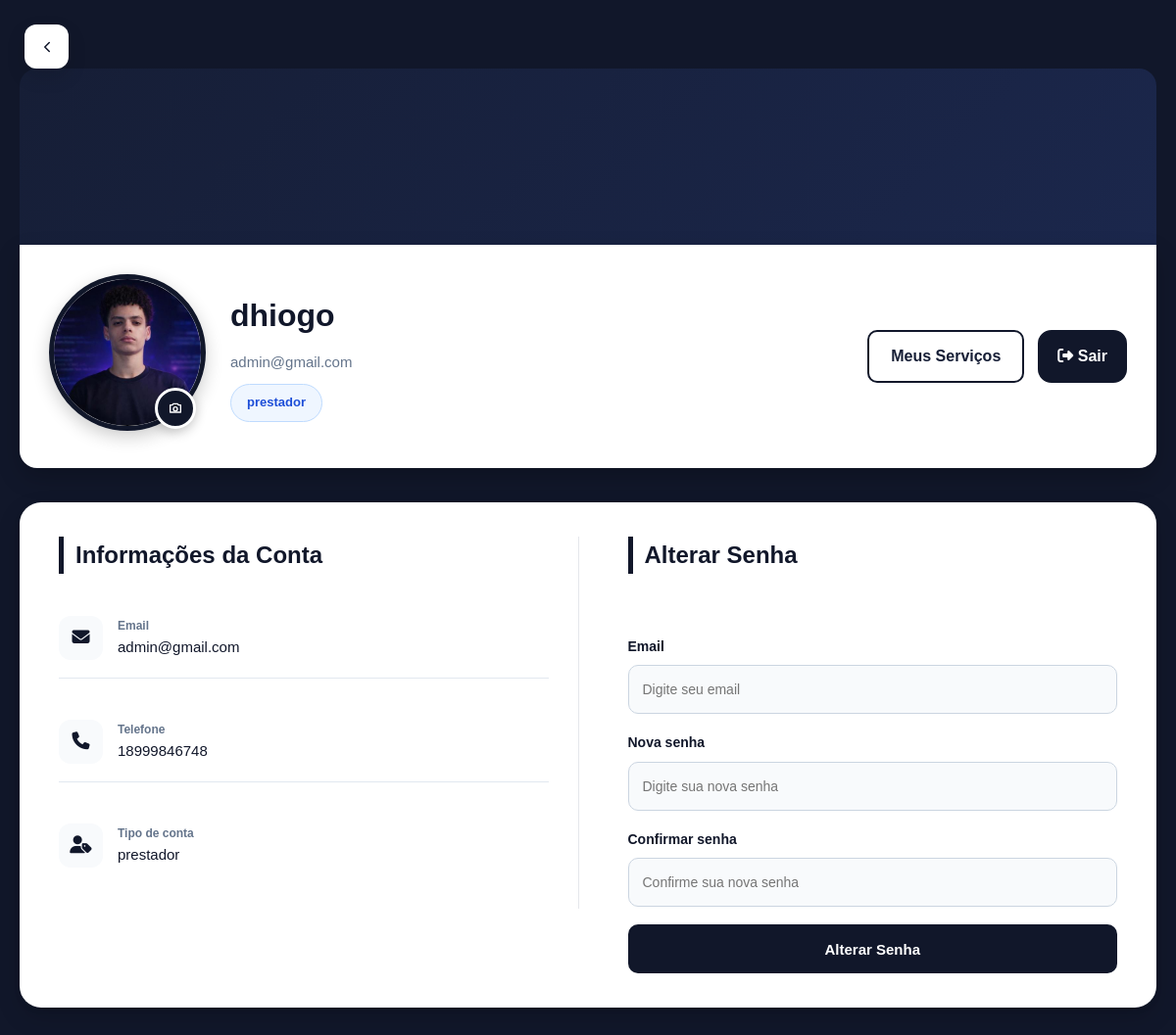
/frontend/public/perfil.php (signed in), run on the app's committed database.
### tables this page shows
CREATE TABLE `usuarios` (
  `id` int(11) NOT NULL,
  `nome` varchar(100) NOT NULL,
  `email` varchar(255) NOT NULL,
  `senha` varchar(255) NOT NULL,
  `telefone` varchar(20) DEFAULT NULL,
  `tipo` enum('cliente','prestador','admin') DEFAULT 'cliente',
  `criado_em` timestamp NOT NULL DEFAULT current_timestamp(),
  `foto` varchar(255) DEFAULT NULL
);

### backend/app/models/UsuarioModel.php (called while the page is built, shortened)
<?php
class UsuarioModel {
    private $pdo;
    public function __construct(PDO $pdo){
        $this->pdo = $pdo;
    }
    public function buscarUsuario($id){
        $stmt = $this->pdo->query("SELECT * FROM usuarios WHERE id = $id");
        return $stmt->fetch(PDO::FETCH_ASSOC);
    }
}

### backend/app/controllers/UsuarioController.php (called while the page is built, shortened)
<?php
require_once "C:/Turma2/xampp/htdocs/catalogo-servicos/backend/app/models/UsuarioModel.php";
class UsuarioController {
    private $usuarioModel;
    public function __construct($pdo) {
        $this->usuarioModel = new UsuarioModel($pdo);
    }
    public function buscarUsuario($id){
        $usuario = $this->usuarioModel->buscarUsuario($id);
        return $usuario;
    }
}

### frontend/public/perfil.php (the view, shortened to what this page needs)
<?php
require_once "C:/Turma2/xampp/htdocs/catalogo-servicos/backend/app/database/database.php";
require_once "C:/Turma2/xampp/htdocs/catalogo-servicos/backend/app/controllers/UsuarioController.php";
$usuarioId = $_SESSION['usuario']['id'];
$usuarioController = new UsuarioController($pdo);
$usuario = $usuarioController->buscarUsuario($usuarioId);
?>
<!DOCTYPE html>
<html lang="pt-br">
<head>
    <link rel="stylesheet" href="https://cdnjs.cloudflare.com/ajax/libs/font-awesome/6.5.0/css/all.min.css">
    <link
        rel="stylesheet"
        href="css/perfil.css">
</head>
<body>
    <a href="home.php" class="btn-back">
        <svg
            class="icon-back"
            viewBox="0 0 24 24"
            fill="none">
            <path
                d="M15 18l-6-6 6-6"
                stroke="currentColor"
                stroke-width="2"
                stroke-linecap="round"
                stroke-linejoin="round" />
        </svg>
    </a>
    <div class="container">
        <div class="banner"></div>
        <div class="profile-bar">
            <div class="profile-left">
                <div class="avatar-wrap">
                    <img
                        class="avatar"
                        src="<?= !empty($usuario['foto']) ? $usuario['foto'] : '../img/user.jpg' ?>"
                        alt="Foto de perfil">
                    <form
                        method="POST"
                        enctype="multipart/form-data"
                        class="foto-form">
                        <label
                            for="foto"
                            class="camera-btn">
                            <svg
                                xmlns="http://www.w3.org/2000/svg"
                                width="16"
                                height="16"
                                fill="none"
                                viewBox="0 0 24 24">
                                <path
                                    d="M4 7h3l2-2h6l2 2h3v11H4V7z"
                                    stroke="currentColor"
                                    stroke-width="2"
                                    stroke-linecap="round"
                                    stroke-linejoin="round" />
                                <circle
                                    cx="12"
                                    cy="13"
                                    r="3"
                                    stroke="currentColor"
                                    stroke-width="2" />
                            </svg>
                        </label>
                    </form>
                </div>
                <div class="profile-info">
                    <div class="name">
                        <?= htmlspecialchars($usuario['nome']) ?>
                    </div>
                    <div class="meta">
                        <?= htmlspecialchars($usuario['email']) ?>
                    </div>
                    <div class="tags">
                        <span class="badge badge-tipo">
                            <?= htmlspecialchars($usuario['tipo']) ?>
                        </span>
                    </div>
                </div>
            </div>
           <div class="profile-actions">
    <?php if ($usuario['tipo'] === 'prestador'): ?>
        <a
            href="Prestador/servicos/meus-servicos.php"
            class="btn-servicos">
            Meus Serviços
        </a>
    <?php endif; ?>
   <a href="logout.php" class="btn-logout">
    <i class="fa-solid fa-right-from-bracket"></i>
    Sair
</a>
</div>
        </div>
<div class="grid">
    <div class="card card-perfil">
    <div class="card-esquerdo">
        <div class="card-title">
            <h2>Informações da Conta</h2>
        </div>
        <div class="info-row">
            <div class="info-icon">
        <i class="fa-solid fa-envelope"></i>
    </div>
            <div>
                <div class="info-label">
                    Email
                </div>
                <div class="info-val">
                    <?= htmlspecialchars($usuario['email']) ?>
                </div>
            </div>
        </div>
        <div class="info-row">
            <div class="info-icon">
        <i class="fa-solid fa-phone"></i>
    </div>
            <div>
                <div class="info-label">
                    Telefone
                </div>
                <div class="info-val">
                    <?= htmlspecialchars($usuario['telefone']) ?>
                </div>
            </div>
        </div>
        <div class="info-row">
            <div class="info-icon">
        <i class="fa-solid fa-user-tag"></i>
    </div>
            <div>
                <div class="info-label">
                    Tipo de conta
                </div>
                <div class="info-val">
                    <?= htmlspecialchars($usuario['tipo']) ?>
                </div>
            </div>
        </div>
        </div>
<div class="card-direito">
        <div class="card-title">
            <h2>Alterar Senha</h2>
        </div>
        <form
            method="POST"
            class="form-senha">
            <div class="input-group">
                <label>Email</label>
                <input
                    type="email"
                    name="email"
                    placeholder="Digite seu email"
                    required>
            </div>
            <div class="input-group">
                <label>Nova senha</label>
                <input
                    type="password"
                    name="nova_senha"
                    placeholder="Digite sua nova senha"
                    required>
            </div>
            <div class="input-group">
                <label>Confirmar senha</label>
                <input
                    type="password"
                    name="confirmar_senha"
                    placeholder="Confirme sua nova senha"
                    required>
            </div>
            <button
                type="submit"
                name="alterar_senha"
                class="btn-salvar">
                Alterar Senha
            </button>
        </form>
    </div>
    </div>
</div>
    </div>
</body>
</html>

### frontend/public/css/perfil.css (style rules this page uses)
*, *::before, *::after { box-sizing: border-box; margin: 0; padding: 0; }
body { font-family: "Poppins", sans-serif; background: #11172a; color: #fff; line-height: 1.6; }
.btn-back { position: fixed; top: 25px; left: 25px; display: flex; align-items: center; justify-content: center; width: 45px; height: 45px; border-radius: 12px; background: #fff; color: #11172a; text-decoration: none; transition: 0.3s; z-index: 9999; box-shadow: 0 8px 20px rgba(0,0,0,.12); }
.icon-back { width: 18px; height: 18px; }
.container { max-width: 1500px; margin: 50px auto; padding: 20px; }
.banner { height: 180px; background: linear-gradient( 135deg, #161e36, #1b274c ); border-radius: 18px 18px 0 0; }
.profile-bar { background: #fff; border-radius: 0 0 18px 18px; padding: 30px; display: flex; align-items: center; justify-content: space-between; flex-wrap: wrap; gap: 30px; box-shadow: 0 10px 25px rgba(0,0,0,0.2); }
.profile-left { display: flex; align-items: center; gap: 25px; flex-wrap: wrap; }
.avatar-wrap { position: relative; }
.avatar { width: 160px; height: 160px; border-radius: 50%; object-fit: cover; border: 5px solid #11172a; box-shadow: 0 6px 18px rgba(0,0,0,0.2); }
.profile-info { display: flex; flex-direction: column; gap: 10px; }
.name { font-size: 32px; font-weight: 700; color: #11172a; }
.meta { font-size: 15px; color: #64748b; }
.tags { display: flex; gap: 10px; }
.badge { padding: 8px 16px; border-radius: 999px; font-size: 13px; font-weight: 600; }
.badge-tipo { background: #eff6ff; color: #1d4ed8; border: 1px solid #bfdbfe; }
.profile-actions { display:flex; align-items:center; gap:14px; }
.btn-servicos { padding:12px 18px; border-radius:14px; background:#fff; color:#fff; text-decoration:none; font-weight:600; transition:.3s; }
.profile-actions .btn-logout { padding:12px 18px; border-radius:14px; background:#11172a; color:#fff; text-decoration:none; font-weight:600; transition:.3s; }
.profile-actions a { color: #161e36; padding: 12px 22px; border-radius: 10px; border: 2px solid #11172a; text-decoration: none; font-weight: 600; transition: 0.3s; }
.grid { display: flex; justify-content: center; grid-template-columns: 2fr 1fr; gap: 25px; margin-top: 35px; }
.card { display: flex; justify-content: space-between; align-items: flex-start; background: #ffffff; width: 100%; border-radius: 22px; gap: 40px; padding: 35px 40px; box-shadow: 0 10px 25px rgba(0,0,0,0.15), 0 2px 6px rgba(0,0,0,0.08); transition: 0.3s ease; position: relative; overflow: hidden; }
.card-esquerdo { flex: 1; padding-right: 30px; border-right: 1px solid #e5e7eb; }
.card-direito { flex: 1; display: flex; flex-direction: column; gap: 18px; padding-left: 10px; }
.card-title { margin-bottom: 25px; }
.card-title h2 { font-size: 24px; border-left: 5px solid #11172a; padding-left: 12px; color: #11172a; }
.info-row { display: flex; align-items: center; gap: 15px; margin-bottom: 1.5rem; padding: 18px 0; border-bottom: 1px solid #e2e8f0; }
.info-row:last-child { border-bottom: none; }
.info-icon { width: 45px; height: 45px; background: #f8fafc; border-radius: 12px; display: flex; align-items: center; justify-content: center; font-size: 18px; color: #11172a; }
.info-label { font-size: 12px; color: #64748b; font-weight: 600; }
.info-val { font-size: 15px; color: #11172a; font-weight: 500; }
.form-senha { margin-top: 20px; }
.input-group { display: flex; flex-direction: column; margin-bottom: 18px; }
.input-group label { margin-bottom: 8px; font-size: 14px; font-weight: 600; color: #11172a; }
.input-group input { height: 50px; padding: 0 14px; border-radius: 10px; border: 1px solid #cbd5e1; background: #f8fafc; font-size: 14px; transition: 0.3s; }
.btn-salvar { width: 100%; height: 50px; border: none; border-radius: 10px; background: #11172a; color: #fff; font-size: 15px; font-weight: 600; cursor: pointer; transition: 0.3s; }
.camera-btn { position: absolute; bottom: 10px; right: 10px; width: 42px; height: 42px; border-radius: 50%; background: #11172a; color: #fff; display: flex; align-items: center; justify-content: center; cursor: pointer; border: 3px solid #fff; box-shadow: 0 4px 12px rgba(0,0,0,0.2); transition: 0.3s; }

### data on the page
usuarios: foto (picture), nome "dhiogo", email "admin@gmail.com", tipo "prestador", telefone "18999846748"
